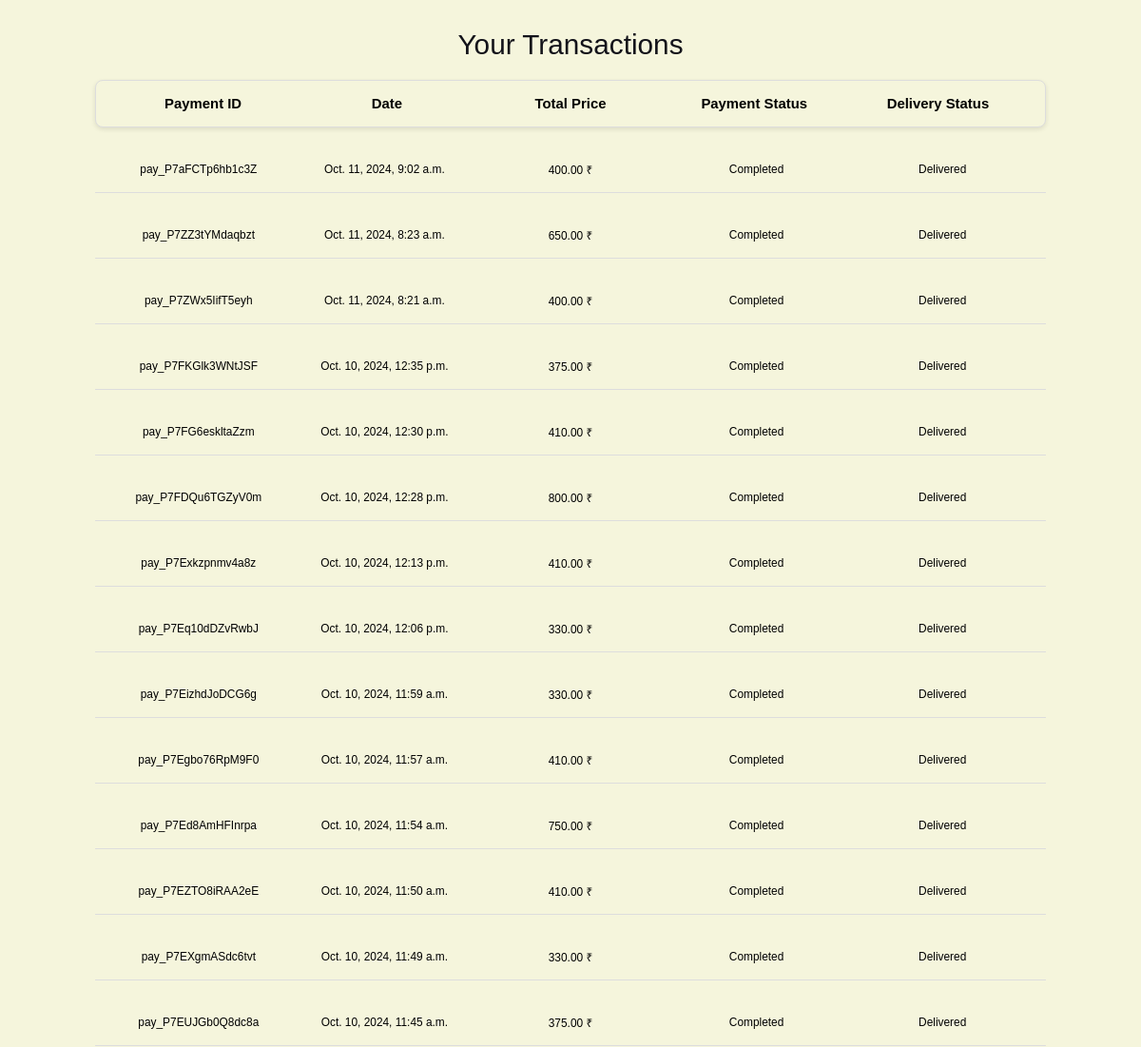
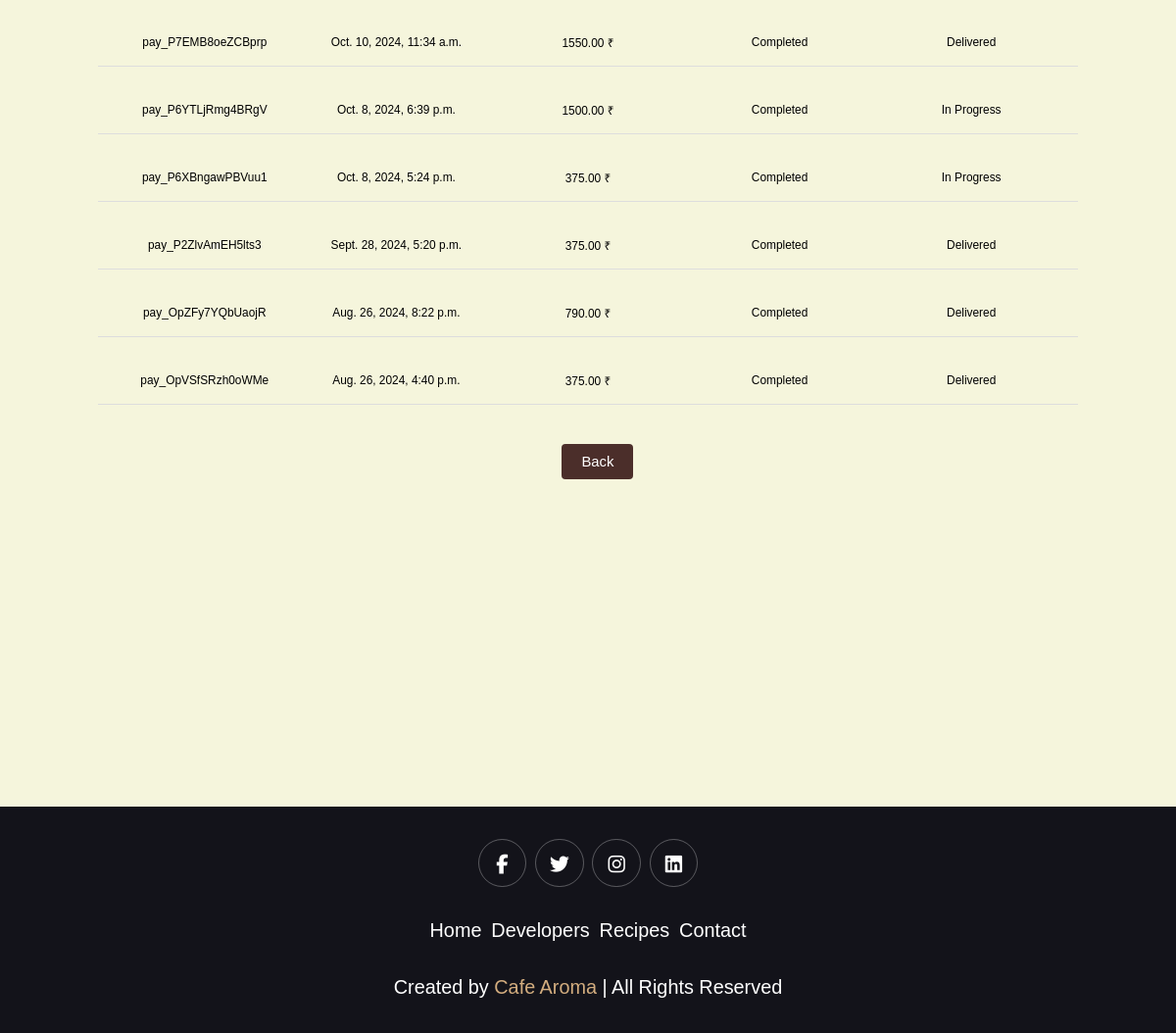
The app's page /cafearoma/user-transactions/ (signed in) with its own data (2 pictures, top to bottom).
### main/models.py (models this page shows, shortened)
class Order(models.Model):
    customer = models.ForeignKey(Customer, on_delete=models.CASCADE)  # Use your custom model
    order_date = models.DateTimeField(auto_now_add=True)
    total_price = models.DecimalField(max_digits=10, decimal_places=2)
    status = models.CharField(max_length=20, default='Pending')  # e.g., Pending, Completed, Failed
    razorpay_order_id = models.CharField(max_length=100, blank=True, null=True)
    razorpay_payment_id = models.CharField(max_length=100, blank=True, null=True)
    razorpay_signature = models.CharField(max_length=100, blank=True, null=True)
    delivery_status = models.CharField(max_length=20, default='In Progress')

### main/views.py (the view)
# urls.py: path('user-transactions/', views.user_transactions, name='user_transactions'),
def user_transactions(request):
    user_id = request.session.get('user_id')
    if 'user_id' not in request.session:
        return render(request, 'html/login.html', {'error': 'No User Found, Login first '})
    try:
        customer = Customer.objects.get(id=user_id)
    except Customer.DoesNotExist:
        return render(request, 'html/login.html', {'error': 'No User Found, Login first'})
    if customer:
            try:
                customer = Customer.objects.get(id=user_id)
                print(f"Debug: Customer {customer.full_name} with ID {customer.id} is logged in.")
                orders =  orders = Order.objects.filter(customer=customer, status='Completed').order_by('-order_date')
            except Customer.DoesNotExist:
                print("Debug: Customer does not exist for this user.")
                orders = []  # If the customer doesn't exist, return an empty list
            context = {
                'orders': orders
             }
            return render(request, 'html/transaction.html', context)
    else:
        return render('request', 'html/login.html')

### main/templates/html/transaction.html (shortened to what this page needs)
{% load static %}
<!DOCTYPE html>
<html lang="en">
<head>
    <link rel="stylesheet" href="https://cdnjs.cloudflare.com/ajax/libs/font-awesome/6.5.2/css/all.min.css"
 />
    <link rel="stylesheet" href="{% static 'css/transaction.css' %}">
</head>
<body>
    <div class="cart-title">Your Transactions</div>
    <div class="open-border">
        <div>
            <div class="cart-card-header">
                <div class="cart-card-content-header">
                    <h3>Payment ID</h3>
                    <h3>Date</h3>
                    <h3>Total Price</h3>
                    <h3>Payment Status</h3>
                    <h3>Delivery Status</h3>
                </div>
            </div>
        {% if orders %}
            <div class="cart-items">
            {% for order in orders %}
                <div class="cart-card">
                    <p> {{ order.razorpay_payment_id  }}</p>
                    <p> {{ order.order_date  }} </p>
                    <p> {{ order.total_price }} <span>₹</span></p>
                    <p> {{ order.status }} </p>
                    <p> {{ order.delivery_status }} </p>
            </div>
            {% endfor %}
        </div>
        {% endif %}
            <div class="back-btn_section">
                <a class="backToHome" href="{% url 'index' %}">Back</a>
            </div>
        </div>
    </div>
    <div class="footer">
        <div class="share">
            <a href="#" class="fab fa-facebook-f"></a>
            <a href="#" class="fab fa-twitter"></a>
            <a href="#" class="fab fa-instagram"></a>
            <a href="#" class="fab fa-linkedin"></a>
        </div>
        <div class="links">
            <a href="{% url 'index' %}">Home</a>
            <a href="{% url 'devpage' %}">Developers</a>
            <a href="{% url 'recipe' %}">Recipes</a>
            <a href="{% url 'contact' %}">Contact</a>
          </div>
        <div class="credit">
            Created by <span>Cafe Aroma</span> | All Rights Reserved
        </div>
    </div>
</body>
</html>

### main/static/css/transaction.css (style rules this page uses)
:root { --main-color: #d3ad7f; --black: #13131a; --bg: #F5F5DC; --navbg: #4B2E2A; --text-color: #fff; --border: .1rem solid rgba(255, 255, 255, .3); }
* { font-family: Arial, Helvetica, sans-serif; margin: 0; padding: 0; box-sizing: border-box; outline: none; border: none; text-decoration: none; transition: 0.25s linear; }
html { font-size: 62%; overflow-x: hidden; scroll-padding-top: 9rem; scroll-behavior: smooth; }
body { background: var(--bg); padding-top: 3rem; }
.back-btn_section { display: flex; justify-content: center; align-items: center; }
.backToHome { margin-left: 2rem; display: inline-block; padding: 10px 20px; background-color: #4B2E2A; color: #fff; text-decoration: none; border-radius: 4px; text-align: center; margin-top: 2rem; font-size: 1.5rem; margin-bottom: 2rem; }
.open-border { min-height: 100vh; }
.cart-title { font-size: 3rem; text-align: center; color: var(--black); }
.cart-card-header { display: flex; align-items: center; border: 1px solid #ddd; border-radius: 8px; width: 100%; max-width: 1000px; overflow: hidden; background-color: var(--bg); box-shadow: 0 2px 5px rgba(0, 0, 0, 0.1); margin: 20px auto; padding: 16px; }
.cart-card-content-header { display: flex; justify-content: space-between; width: 100%; text-align: center; }
.cart-card-content-header h3 { flex: 1; margin: 0; font-size: 1.5rem; }
.cart-card { display: flex; justify-content: space-between; align-items: flex-start; flex-wrap: wrap; gap: 10px; }
.cart-card p { flex: 1; margin: 0; font-size: 1.2rem; word-break: break-word; }
.cart-items { display: flex; flex-direction: column; gap: 20px; margin: 20px auto; max-width: 1000px; max-height: 80vh; overflow-y: auto; overflow-x: hidden; }
.cart-card { display: flex; justify-content: space-between; align-items: center; padding: 16px; border-bottom: 1px solid #ddd; font-size: 1.5rem; }
.cart-card p { flex: 1; text-align: center; margin: 0; }
.footer { background: var(--black); text-align: center; padding: 20px; }
.footer .share { padding: 1rem 0; }
.footer .share a { height: 5rem; width: 5rem; line-height: 5rem; font-size: 2rem; color: #fff; border: var(--border); margin: .3rem; border-radius: 50%; }
.footer .links { display: flex; justify-content: center; flex-wrap: wrap; padding: 2rem 0; gap: 1rem; }
.footer .links a { color: #fff; font-size: 2rem; }
.footer .credit { font-size: 2rem; color: #fff; font-weight: lighter; padding: 1.5rem; }
.footer .credit span { color: var(--main-color); }

### records on screen
Order: razorpay_payment_id "pay_P7aFCTp6hb1c3Z", order_date "Oct. 11, 2024, 9:02 a.m.", total_price "400.00", status "Completed", delivery_status "Delivered"
Order: razorpay_payment_id "pay_P7ZZ3tYMdaqbzt", order_date "Oct. 11, 2024, 8:23 a.m.", total_price "650.00", status "Completed", delivery_status "Delivered"
Order: razorpay_payment_id "pay_P7ZWx5IifT5eyh", order_date "Oct. 11, 2024, 8:21 a.m.", total_price "400.00", status "Completed", delivery_status "Delivered"
Order: razorpay_payment_id "pay_P7FKGlk3WNtJSF", order_date "Oct. 10, 2024, 12:35 p.m.", total_price "375.00", status "Completed", delivery_status "Delivered"
Order: razorpay_payment_id "pay_P7FG6eskltaZzm", order_date "Oct. 10, 2024, 12:30 p.m.", total_price "410.00", status "Completed", delivery_status "Delivered"
Order: razorpay_payment_id "pay_P7FDQu6TGZyV0m", order_date "Oct. 10, 2024, 12:28 p.m.", total_price "800.00", status "Completed", delivery_status "Delivered"
Order: razorpay_payment_id "pay_P7Exkzpnmv4a8z", order_date "Oct. 10, 2024, 12:13 p.m.", total_price "410.00", status "Completed", delivery_status "Delivered"
Order: razorpay_payment_id "pay_P7Eq10dDZvRwbJ", order_date "Oct. 10, 2024, 12:06 p.m.", total_price "330.00", status "Completed", delivery_status "Delivered"
Order: razorpay_payment_id "pay_P7EizhdJoDCG6g", order_date "Oct. 10, 2024, 11:59 a.m.", total_price "330.00", status "Completed", delivery_status "Delivered"
Order: razorpay_payment_id "pay_P7Egbo76RpM9F0", order_date "Oct. 10, 2024, 11:57 a.m.", total_price "410.00", status "Completed", delivery_status "Delivered"
Order: razorpay_payment_id "pay_P7Ed8AmHFInrpa", order_date "Oct. 10, 2024, 11:54 a.m.", total_price "750.00", status "Completed", delivery_status "Delivered"
Order: razorpay_payment_id "pay_P7EZTO8iRAA2eE", order_date "Oct. 10, 2024, 11:50 a.m.", total_price "410.00", status "Completed", delivery_status "Delivered"
Order: razorpay_payment_id "pay_P7EXgmASdc6tvt", order_date "Oct. 10, 2024, 11:49 a.m.", total_price "330.00", status "Completed", delivery_status "Delivered"
Order: razorpay_payment_id "pay_P7EUJGb0Q8dc8a", order_date "Oct. 10, 2024, 11:45 a.m.", total_price "375.00", status "Completed", delivery_status "Delivered"
Order: razorpay_payment_id "pay_P7EMB8oeZCBprp", order_date "Oct. 10, 2024, 11:34 a.m.", total_price "1550.00", status "Completed", delivery_status "Delivered"
Order: razorpay_payment_id "pay_P6YTLjRmg4BRgV", order_date "Oct. 8, 2024, 6:39 p.m.", total_price "1500.00", status "Completed", delivery_status "In Progress"
Order: razorpay_payment_id "pay_P6XBngawPBVuu1", order_date "Oct. 8, 2024, 5:24 p.m.", total_price "375.00", status "Completed", delivery_status "In Progress"
Order: razorpay_payment_id "pay_P2ZlvAmEH5lts3", order_date "Sept. 28, 2024, 5:20 p.m.", total_price "375.00", status "Completed", delivery_status "Delivered"
Order: razorpay_payment_id "pay_OpZFy7YQbUaojR", order_date "Aug. 26, 2024, 8:22 p.m.", total_price "790.00", status "Completed", delivery_status "Delivered"
Order: razorpay_payment_id "pay_OpVSfSRzh0oWMe", order_date "Aug. 26, 2024, 4:40 p.m.", total_price "375.00", status "Completed", delivery_status "Delivered"
